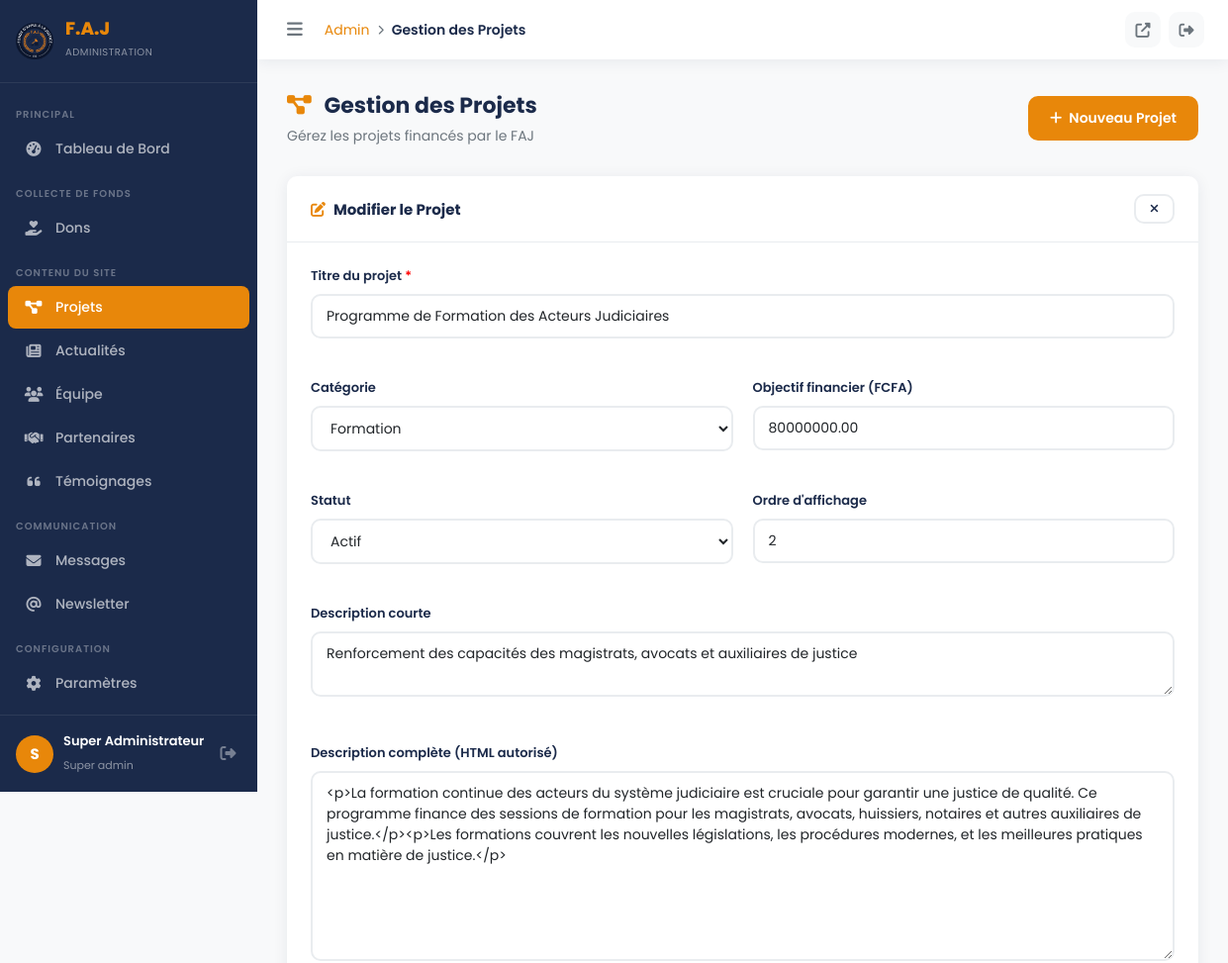
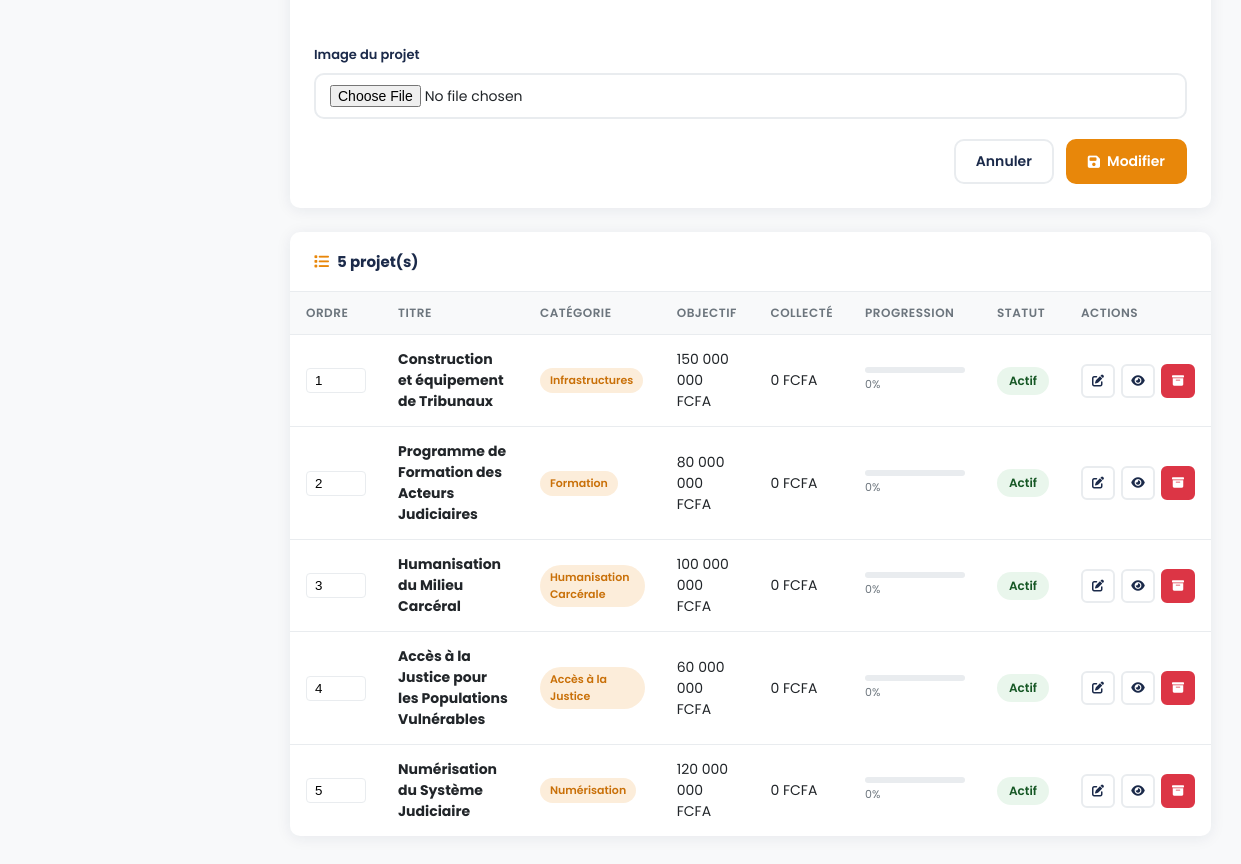
The page /admin/projets/liste.php?edit=2 (signed in) on the database its author committed (2 pictures, top to bottom).
### tables this page shows
CREATE TABLE IF NOT EXISTS `projets` (
  `id` INT AUTO_INCREMENT PRIMARY KEY,
  `titre` VARCHAR(255) NOT NULL,
  `slug` VARCHAR(255) UNIQUE NOT NULL,
  `description_courte` TEXT,
  `description_longue` LONGTEXT,
  `categorie` ENUM('infrastructure','formation','humanisation','acces_justice','numerisation','autre') DEFAULT 'autre',
  `objectif_montant` DECIMAL(15,2) DEFAULT 0,
  `montant_collecte` DECIMAL(15,2) DEFAULT 0,
  `image` VARCHAR(255) DEFAULT NULL,
  `images_galerie` JSON DEFAULT NULL,
  `statut` ENUM('actif','termine','en_pause','brouillon') DEFAULT 'actif',
  `priorite` INT DEFAULT 0,
  `date_debut` DATE DEFAULT NULL,
  `date_fin` DATE DEFAULT NULL,
  `created_at` DATETIME DEFAULT CURRENT_TIMESTAMP,
  `updated_at` DATETIME DEFAULT CURRENT_TIMESTAMP ON UPDATE CURRENT_TIMESTAMP
);

### includes/config.php (called while the page is built, shortened)
<?php
function sanitize(mixed $input): string {
    return htmlspecialchars(strip_tags(trim((string)$input)), ENT_QUOTES | ENT_HTML5, 'UTF-8');
}
?>

### admin/projets/liste.php (the view, shortened to what this page needs)
<?php
require_once '../../includes/config.php';
$edit_projet = null;
if (isset($_GET['edit'])) {
    try {
        $pdo = getDB();
        $edit_projet = $pdo->prepare("SELECT * FROM projets WHERE id=?")->execute([intval($_GET['edit'])]) ?
                       $pdo->query("SELECT * FROM projets WHERE id=" . intval($_GET['edit']))->fetch() : null;
        $edit_stmt = $pdo->prepare("SELECT * FROM projets WHERE id=?");
        $edit_stmt->execute([intval($_GET['edit'])]);
        $edit_projet = $edit_stmt->fetch();
    } catch (Exception $e) {}
}
try {
    $pdo = getDB();
    $projets = $pdo->query("SELECT * FROM projets ORDER BY priorite, created_at DESC")->fetchAll();
} catch (Exception $e) {
    $projets = [];
}
$categories = [
    'infrastructure' => 'Infrastructures',
    'formation' => 'Formation',
    'humanisation' => 'Humanisation Carcérale',
    'acces_justice' => 'Accès à la Justice',
    'numerisation' => 'Numérisation',
    'autre' => 'Autres',
];
include '../../admin/includes/layout-header.php';
?>
<div class="page-header">
    <div>
        <h1 class="page-title"><i class="fas fa-project-diagram"></i> Gestion des Projets</h1>
        <p class="page-subtitle">Gérez les projets financés par le FAJ</p>
    </div>
    <button class="btn btn-primary" onclick="showForm()">
        <i class="fas fa-plus"></i> Nouveau Projet
    </button>
</div>
<div id="projetForm" class="card" style="margin-bottom:24px; <?= $edit_projet ? '' : 'display:none;' ?>">
    <div class="card-header">
        <h3><i class="fas fa-<?= $edit_projet ? 'edit' : 'plus' ?>"></i> <?= $edit_projet ? 'Modifier le Projet' : 'Nouveau Projet' ?></h3>
        <button type="button" onclick="hideForm()" class="btn btn-sm btn-outline"><i class="fas fa-times"></i></button>
    </div>
    <div class="card-body">
        <form method="POST" enctype="multipart/form-data">
            <div class="form-grid">
                <div class="form-group" style="grid-column:1/-1;">
                    <label>Titre du projet <span style="color:red">*</span></label>
                    <input type="text" name="titre" class="form-control" value="<?= $edit_projet ? sanitize($edit_projet['titre']) : '' ?>" required placeholder="Ex: Construction de Tribunaux dans les régions">
                </div>
                <div class="form-group">
                    <label>Catégorie</label>
                    <select name="categorie" class="form-control">
                        <?php foreach ($categories as $key => $label): ?>
                        <option value="<?= $key ?>" <?= ($edit_projet && $edit_projet['categorie'] === $key) ? 'selected' : '' ?>><?= $label ?></option>
                        <?php endforeach; ?>
                    </select>
                </div>
                <div class="form-group">
                    <label>Objectif financier (FCFA)</label>
                    <input type="number" name="objectif_montant" class="form-control" value="<?= $edit_projet ? $edit_projet['objectif_montant'] : '' ?>" placeholder="Ex: 150000000" min="0">
                </div>
                <div class="form-group">
                    <label>Statut</label>
                    <select name="statut" class="form-control">
                        <option value="actif" <?= (!$edit_projet || $edit_projet['statut']==='actif') ? 'selected' : '' ?>>Actif</option>
                    </select>
                </div>
                <div class="form-group">
                    <label>Ordre d'affichage</label>
                    <input type="number" name="priorite" class="form-control" value="<?= $edit_projet ? $edit_projet['priorite'] : '0' ?>" min="0">
                </div>
                <div class="form-group" style="grid-column:1/-1;">
                    <label>Description courte</label>
                    <textarea name="description_courte" class="form-control" rows="2" placeholder="Une phrase de résumé du projet..."><?= $edit_projet ? sanitize($edit_projet['description_courte']) : '' ?></textarea>
                </div>
                <div class="form-group" style="grid-column:1/-1;">
                    <label>Description complète (HTML autorisé)</label>
                    <textarea name="description_longue" class="form-control" rows="8"><?= $edit_projet ? $edit_projet['description_longue'] : '' ?></textarea>
                </div>
                <div class="form-group" style="grid-column:1/-1;">
                    <label>Image du projet</label>
                    <input type="file" name="image" class="form-control" accept="image/*">
                </div>
            </div>
            <div style="display:flex; gap:12px; justify-content:flex-end;">
                <button type="button" onclick="hideForm()" class="btn btn-outline">Annuler</button>
                <button type="submit" class="btn btn-primary">
                    <i class="fas fa-save"></i> <?= $edit_projet ? 'Modifier' : 'Créer le Projet' ?>
                </button>
            </div>
        </form>
    </div>
</div>
<div class="card">
    <div class="card-header"><h3><i class="fas fa-list"></i> <?= count($projets) ?> projet(s)</h3></div>
    <div class="card-body p-0">
        <div class="table-responsive">
            <table class="table">
                <thead>
                    <tr>
                        <th>Ordre</th>
                        <th>Titre</th>
                        <th>Catégorie</th>
                        <th>Objectif</th>
                        <th>Collecté</th>
                        <th>Progression</th>
                        <th>Statut</th>
                        <th>Actions</th>
                    </tr>
                </thead>
                <tbody>
                    <?php foreach ($projets as $p):
                        $pct = $p['objectif_montant'] > 0 ? min(100, round($p['montant_collecte']/$p['objectif_montant']*100)) : 0;
                        $statuts_labels = ['actif'=>'success','brouillon'=>'warning','termine'=>'info','en_pause'=>'danger'];
                    ?>
                    <tr>
                        <td><input type="number" value="<?= $p['priorite'] ?>" style="width:60px; padding:4px 8px; border:1px solid var(--admin-border); border-radius:4px;"></td>
                        <td>
                            <strong><?= sanitize($p['titre']) ?></strong>
                        </td>
                        <td><span class="badge orange"><?= $categories[$p['categorie']] ?? $p['categorie'] ?></span></td>
                        <td><?= number_format($p['objectif_montant'],0,',',' ') ?> FCFA</td>
                        <td><?= number_format($p['montant_collecte'],0,',',' ') ?> FCFA</td>
                        <td>
                            <div style="background:var(--admin-border); height:6px; border-radius:3px; width:100px;">
                            </div>
                            <small style="font-size:11px; color:var(--admin-gray);"><?= $pct ?>%</small>
                        </td>
                        <td><span class="status-badge <?= $statuts_labels[$p['statut']] ?? 'warning' ?>"><?= ucfirst($p['statut']) ?></span></td>
                        <td>
                            <div style="display:flex; gap:6px;">
                                <a href="?edit=<?= $p['id'] ?>" class="btn btn-sm btn-outline btn-icon" title="Modifier">
                                    <i class="fas fa-edit"></i>
                                </a>
                                <a href="<?= SITE_URL ?>/projets" target="_blank" class="btn btn-sm btn-outline btn-icon" title="Voir sur le site">
                                    <i class="fas fa-eye"></i>
                                </a>
                                <form method="POST" style="display:inline;" onsubmit="return confirm('Archiver ce projet ?')">
                                    <button type="submit" class="btn btn-sm btn-danger btn-icon" title="Archiver">
                                        <i class="fas fa-archive"></i>
                                    </button>
                                </form>
                            </div>
                        </td>
                    </tr>
                    <?php endforeach; ?>
                </tbody>
            </table>
        </div>
    </div>
</div>
<?php include '../../admin/includes/layout-footer.php'; ?>

### admin/assets/css/admin.css (style rules this page uses)
:root { --admin-primary: #1B2A4A; --admin-secondary: #E8870A; --admin-sidebar-width: 260px; --admin-sidebar-collapsed: 70px; --admin-topbar-height: 60px; --admin-light: #f8f9fa; --admin-gray: #6c757d; --admin-border: #e9ecef; --admin-white: #ffffff; --admin-success: #28a745; --admin-danger: #dc3545; --admin-warning: #ffc107; --admin-info: #17a2b8; --admin-font: 'Poppins', sans-serif; --admin-shadow: 0 2px 15px rgba(27,42,74,0.08); --admin-shadow-lg: 0 8px 30px rgba(27,42,74,0.12); --admin-radius: 10px; --admin-transition: all 0.3s ease; }
* { box-sizing: border-box; margin: 0; padding: 0; }
body { font-family: var(--admin-font); background: var(--admin-light); color: #212529; }
a { text-decoration: none; color: inherit; transition: var(--admin-transition); }
.admin-body { display: flex; min-height: 100vh; }
.page-header { display: flex; justify-content: space-between; align-items: center; margin-bottom: 30px; flex-wrap: wrap; gap: 16px; }
.page-title { font-size: 22px; font-weight: 700; color: var(--admin-primary); margin-bottom: 4px; }
.page-title i { color: var(--admin-secondary); margin-right: 8px; }
.page-subtitle { color: var(--admin-gray); font-size: 14px; }
.card { background: var(--admin-white); border-radius: var(--admin-radius); box-shadow: var(--admin-shadow); overflow: hidden; }
.card-header { padding: 18px 24px; border-bottom: 1px solid var(--admin-border); display: flex; justify-content: space-between; align-items: center; }
.card-header h3 { font-size: 15px; font-weight: 700; color: var(--admin-primary); display: flex; align-items: center; gap: 8px; }
.card-header h3 i { color: var(--admin-secondary); }
.card-body { padding: 24px; }
.card-body.p-0 { padding: 0; }
.table-responsive { overflow-x: auto; }
.table { width: 100%; border-collapse: collapse; font-size: 14px; }
.table th { padding: 12px 16px; text-align: left; font-weight: 600; color: var(--admin-gray); font-size: 12px; text-transform: uppercase; letter-spacing: 0.5px; background: var(--admin-light); border-bottom: 1px solid var(--admin-border); }
.table td { padding: 14px 16px; border-bottom: 1px solid var(--admin-border); vertical-align: middle; }
.table tbody tr:last-child td { border-bottom: none; }
.btn { display: inline-flex; align-items: center; gap: 7px; padding: 10px 20px; border-radius: var(--admin-radius); font-size: 14px; font-weight: 600; cursor: pointer; border: 2px solid transparent; transition: var(--admin-transition); font-family: var(--admin-font); white-space: nowrap; }
.btn-primary { background: var(--admin-secondary); color: white; border-color: var(--admin-secondary); }
.btn-danger { background: var(--admin-danger); color: white; border-color: var(--admin-danger); }
.btn-outline { background: transparent; color: var(--admin-primary); border-color: var(--admin-border); }
.btn-sm { padding: 7px 14px; font-size: 12px; }
.btn-icon { padding: 8px; width: 34px; height: 34px; justify-content: center; border-radius: 6px; }
.badge { display: inline-flex; align-items: center; padding: 4px 10px; border-radius: 50px; font-size: 11px; font-weight: 600; }
.badge.orange { background: rgba(232,135,10,0.15); color: #c97008; }
.status-badge { display: inline-flex; align-items: center; padding: 5px 12px; border-radius: 50px; font-size: 12px; font-weight: 600; }
.status-badge.success { background: rgba(40,167,69,0.1); color: #155724; }
.form-grid { display: grid; grid-template-columns: 1fr 1fr; gap: 20px; }
.form-group { margin-bottom: 20px; }
.form-group label { display: block; font-size: 13px; font-weight: 600; color: var(--admin-primary); margin-bottom: 8px; }
.form-control { width: 100%; padding: 10px 14px; border: 2px solid var(--admin-border); border-radius: var(--admin-radius); font-size: 14px; font-family: var(--admin-font); color: #212529; background: var(--admin-white); transition: var(--admin-transition); outline: none; }

### rows shown on the page
projets: titre "Programme de Formation des Acteurs Judiciaires", categorie "Formation", objectif_montant "80000000.00", statut "Actif", priorite "2", description_courte "Renforcement des capacités des magistrats, avocats et auxiliaires de justice", description_longue "<p>La formation continue des acteurs du système judiciaire est cruciale pour garantir une justice de qualité. Ce programme finance des sessions de formation pour les magistrats, avocats, huissiers, notaires et autres auxiliaires de justice.</p><p>Les formations couvrent les nouvelles législations, les procédures modernes, et les meilleures pratiques en matière de justice.</p>", objectif_montant "80 000 000", montant_collecte "0", pct "0"
projets: priorite "1", titre "Construction et équipement de Tribunaux", categorie "Infrastructures", objectif_montant "150 000 000", montant_collecte "0", pct "0", statut "Actif"
projets: priorite "3", titre "Humanisation du Milieu Carcéral", categorie "Humanisation Carcérale", objectif_montant "100 000 000", montant_collecte "0", pct "0", statut "Actif"
projets: priorite "4", titre "Accès à la Justice pour les Populations Vulnérables", categorie "Accès à la Justice", objectif_montant "60 000 000", montant_collecte "0", pct "0", statut "Actif"
projets: priorite "5", titre "Numérisation du Système Judiciaire", categorie "Numérisation", objectif_montant "120 000 000", montant_collecte "0", pct "0", statut "Actif"

### other values the page prints
substr($_SESSION['admin_nom'] ?? 'A', 0, 1) "S"
$_SESSION['admin_nom'] "Super Administrateur"
str_replace('_',' ',$_SESSION['admin_role'] ?? 'admin') "Super admin"
$page_title "Gestion des Projets"
count($projets) "5"
